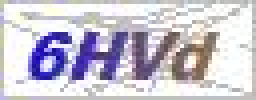
#> input picture captcha_image/code.png, 64 x 25 px (shown 4 times larger)
$ python use_tesserocr.py
#> lines starting #> are read from the running program, lines starting #| are printed output that depends on the picture; after the words box and inside, x2 and y2 are one past the last pixel; in counts of white or black regions, pixels touching at a corner belong together
#!/usr/bin/env python
# encoding: utf-8
# @software: PyCharm
# @time: 2019/8/5 9:57
# @author: Paulson●Wier
# @file: use_tesserocr.py
# @desc:
import time
import tesserocr
from PIL import Image

image = Image.open('code.png')
#> image is the input picture: PIL image 64x25 RGB; mean R, G, B 201, 196.6, 209.5

image = image.convert('L')
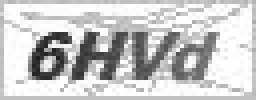
#> image: PIL image 64x25 L (shown 4 times larger); min 28, max 255, mean 199.4
threshold = 127
table = []
for i in range(256):
    if i < threshold:
        table.append(0)
    else:
        table.append(1)

image = image.point(table, '1')
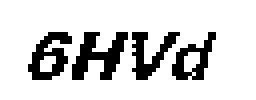
#> image: PIL image 64x25 1 (shown 4 times larger); 82.9% white; black in thin lines or dots, all inside (x1, y1, x2, y2) = (7, 8, 54, 20)
#> (the run stopped early here; a loop or call above may not have finished)
